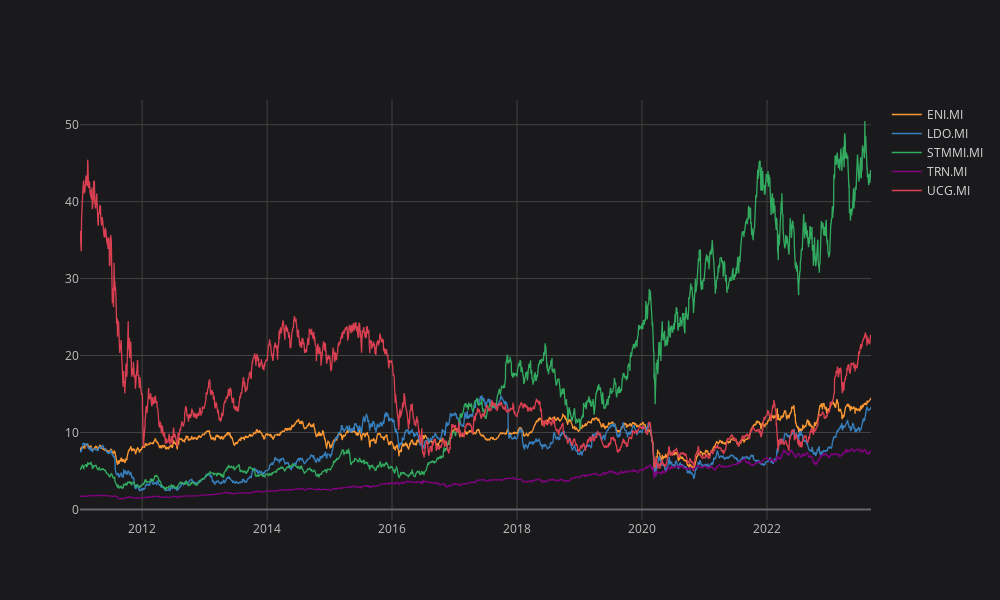

Notebook code for this chart:
### Code cell
# Plot price history
df.iplot(kind='line')

### Figure 1 — Plotly figure (JSON) as saved in the notebook; plotly's stock layout.template omitted (floating-point values rounded to 4 significant figures; data arrays with more than 128 entries replaced by an {"elided": "..."} marker saying what was removed)
{"data": [{"line": {"color": "rgba(255, 153, 51, 1.0)", "dash": "solid", "shape": "linear", "width": 1.3}, "mode": "lines", "name": "ENI.MI", "text": "", "type": "scatter", "x": {"elided": "3220 str values"}, "y": {"elided": "3220 float values"}}, {"line": {"color": "rgba(55, 128, 191, 1.0)", "dash": "solid", "shape": "linear", "width": 1.3}, "mode": "lines", "name": "LDO.MI", "text": "", "type": "scatter", "x": {"elided": "3220 str values"}, "y": {"elided": "3220 float values"}}, {"line": {"color": "rgba(50, 171, 96, 1.0)", "dash": "solid", "shape": "linear", "width": 1.3}, "mode": "lines", "name": "STMMI.MI", "text": "", "type": "scatter", "x": {"elided": "3220 str values"}, "y": {"elided": "3220 float values"}}, {"line": {"color": "rgba(128, 0, 128, 1.0)", "dash": "solid", "shape": "linear", "width": 1.3}, "mode": "lines", "name": "TRN.MI", "text": "", "type": "scatter", "x": {"elided": "3220 str values"}, "y": {"elided": "3220 float values"}}, {"line": {"color": "rgba(219, 64, 82, 1.0)", "dash": "solid", "shape": "linear", "width": 1.3}, "mode": "lines", "name": "UCG.MI", "text": "", "type": "scatter", "x": {"elided": "3220 str values"}, "y": {"elided": "3220 float values"}}], "layout": {"height": 600, "legend": {"bgcolor": "#1A1A1C", "font": {"color": "#D9D9D9"}}, "paper_bgcolor": "#1A1A1C", "plot_bgcolor": "#1A1A1C", "title": {"font": {"color": "#D9D9D9"}}, "width": 1000, "xaxis": {"gridcolor": "#434343", "showgrid": true, "tickfont": {"color": "#C2C2C2"}, "title": {"font": {"color": "#D9D9D9"}, "text": ""}, "zerolinecolor": "#666570"}, "yaxis": {"gridcolor": "#434343", "showgrid": true, "tickfont": {"color": "#C2C2C2"}, "title": {"font": {"color": "#D9D9D9"}, "text": ""}, "zerolinecolor": "#666570"}}}
